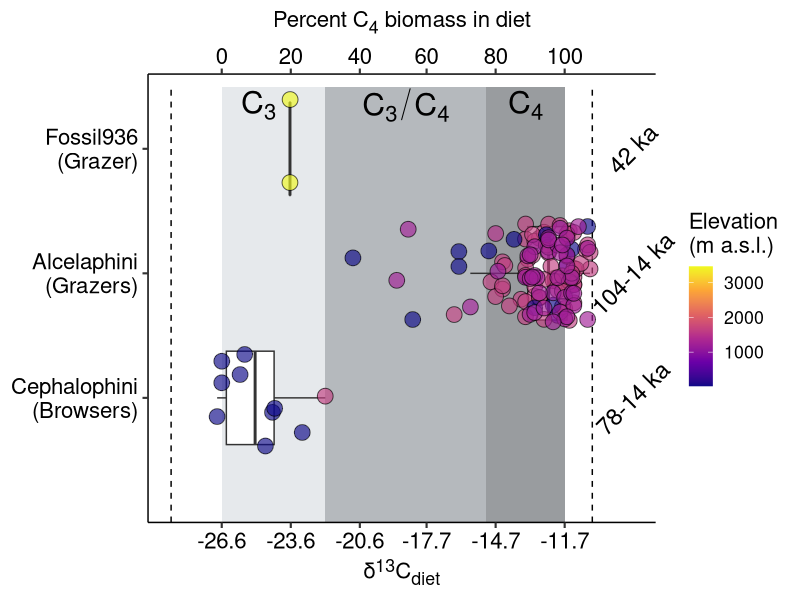
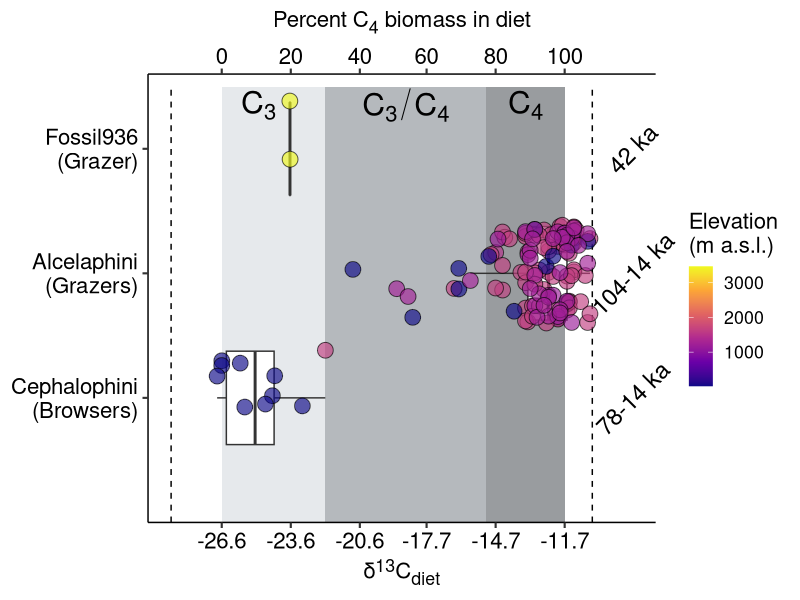
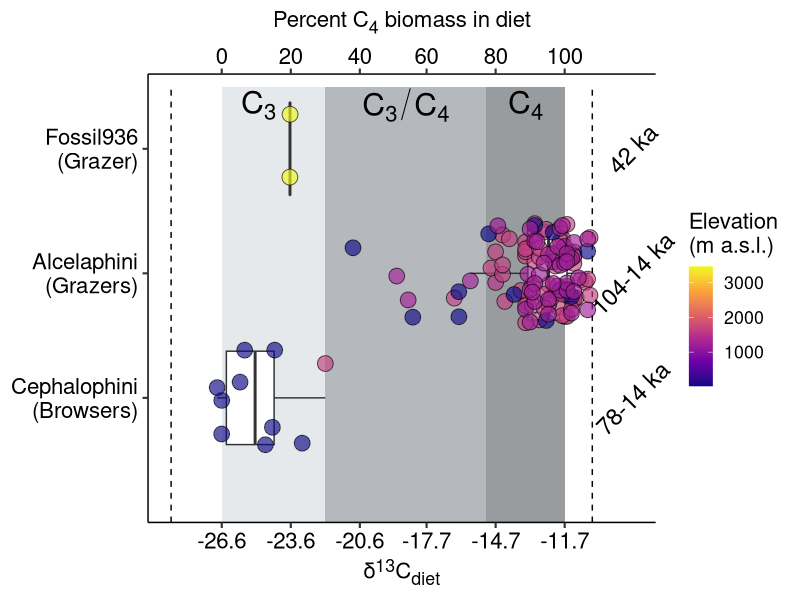

Here is the R script that generated these plots, in order:
# Plot stable isotope data

# Produces Fig. 4A.

# Set working directory
setwd("./")

# Load packages
library(tidyverse)
library(ggpubr)
library(ggtext)

# Load data
## Read-in the saved filtered data with corrected d13C values:
iso_Alc <- read_csv("TableS10_StableIsotopes_dataset.csv", col_names = T, skip = 1, n_max = 129)

## Get some info/stats
max(unique(iso_Alc$Age_upper)) # oldest = 104,000 years
min(unique(iso_Alc$Age_lower)) # youngest = 14,000 years
iso_Alc %>% 
  group_by(Taxon_group) %>%
  summarise(n())
# A tibble: 3 x 2
#Taxon_group           `n()`
#<chr>                 <int>
#  1 Alcelaphini             117
#2 Alcelaphini_Bale          2
#3 Cephalophini             10

# Plot
## Plot with d13C_diet values and perc_C4 axis
p13C <- ggplot(iso_Alc, aes(delta13C_diet, Taxon_group)) +
  annotate(geom = "rect", xmin = -15.1, xmax = -11.7, ymin = 0, ymax = 3.5, fill = "#343a40", colour = NA, alpha = 0.5) + 
  annotate(geom = "rect", xmin = -22.1, xmax = -15.1, ymin = 0, ymax = 3.5, fill = "#6c757d", colour = NA, alpha = 0.5) +
  annotate(geom = "rect", xmin = -26.6, xmax = -22.1, ymin = 0, ymax = 3.5, fill = "#ced4da", colour = NA, alpha = 0.5) +
  annotate(geom = "segment", x = -11.7+1.2, xend = -11.7+1.2, y = 0, yend = 3.5, linetype = "dashed") +
  annotate(geom = "segment", x = -26.6-2.2, xend = -26.6-2.2, y = 0, yend = 3.5, linetype = "dashed") +
  annotate(geom = "text", x = -13.4, y = 3.35, label = "C[4]", parse = TRUE, size = 8) +
  annotate(geom = "text", x = -18.6, y = 3.35, label = "C[3]/C[4]", parse = TRUE, size = 8) +
  annotate(geom = "text", x = -25, y = 3.35, label = "C[3]", parse = TRUE, size = 8) +
  annotate(geom = "text", x = -8.75, y = 3, label = "42 ka", angle = 45, size = 6) +
  annotate(geom = "text", x = -8.75, y = 2, label = "104-14 ka", angle = 45, size = 6) +
  annotate(geom = "text", x = -8.75, y = 1, label = "78-14 ka", angle = 45, size = 6) +
  geom_boxplot(outlier.shape = NA) +
  scale_y_discrete(limits = c("Cephalophini", "Alcelaphini", "Alcelaphini_Bale"),
                   labels = c("Cephalophini\n(Browsers)", "Alcelaphini\n(Grazers)", "Fossil936\n(Grazer)"),
                   name = NULL) +
  geom_jitter(aes(fill = Elevation_m_DEM), shape = 21, size = 5, alpha = 0.65) +
  scale_fill_viridis_c(option = "C", direction = 1, name = "Elevation\n(m a.s.l.)") +
  theme_pubr(base_size = 16) +
  xlab(paste0("\u03b4", "<sup>13</sup>C<sub>diet</sub>")) +
  theme(legend.position = "right", legend.direction = "vertical") +
  theme(axis.title.x = element_markdown()) +
  scale_x_continuous(breaks = round(c(-26.6, -23.62, -20.64, -17.66, -14.68, -11.7), 1), 
                     sec.axis = dup_axis(name = paste0("Percent C", "<sub>4</sub> biomass in diet"),
                                         labels = c(0, 20, 40, 60, 80, 100))) +
  coord_cartesian(clip = "off")
#  labs(subtitle = "Late Pleistocene fauna - East Africa.\nAlcelaphini = Grazers, Cephalophini = Browsers")
p13C
ggsave("d13C_diet_EA_noRR.png", p13C, width = 3028, height = 2356, units = "px", dpi = 300)
ggsave("d13C_diet_EA_noRR.svg", p13C, width = 3028, height = 2356, units = "px")
